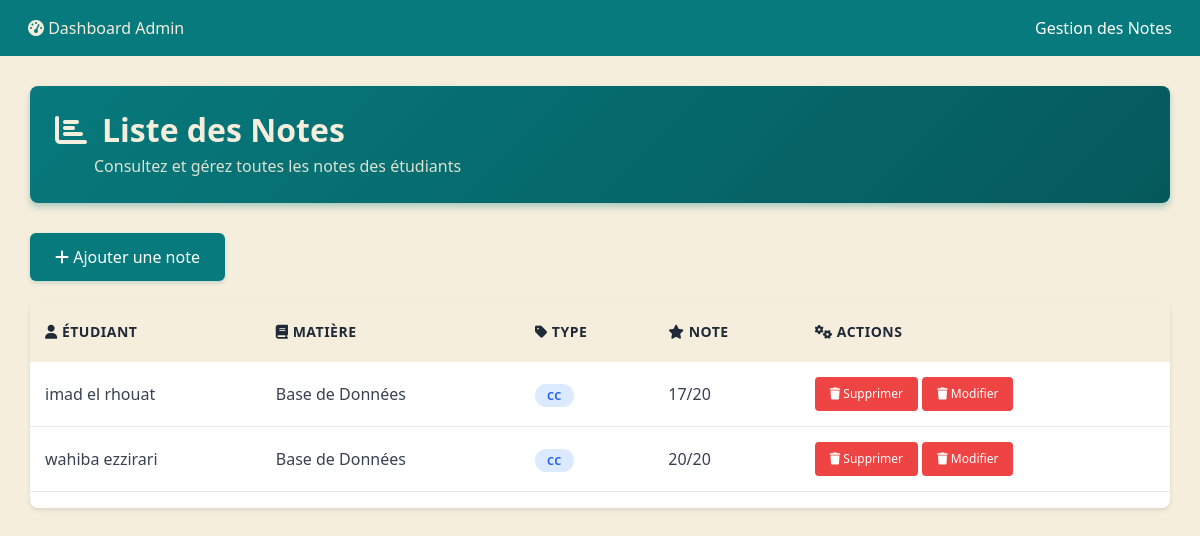
The app's page /admin/viewsAdmin/note/indexNote.php with its own data.
### tables this page shows
CREATE TABLE `notes` (
  `id_note` int(11) NOT NULL,
  `id_etudiant` int(11) NOT NULL,
  `id_matiere` int(11) NOT NULL,
  `type_note` enum('CC','TP','EFM') NOT NULL,
  `valeur` float DEFAULT NULL CHECK (`valeur` >= 0 and `valeur` <= 20)
);

CREATE TABLE `etudiants` (
  `id_etudiant` int(11) NOT NULL,
  `num_etudiant` varchar(20) NOT NULL,
  `email` varchar(100) NOT NULL,
  `nom` varchar(100) NOT NULL,
  `id_filiere` int(11) NOT NULL,
  `photo_profil` varchar(255) DEFAULT NULL,
  `password` varchar(255) NOT NULL
);

CREATE TABLE `matieres` (
  `id_matiere` int(11) NOT NULL,
  `nom_matiere` varchar(100) NOT NULL,
  `coefficient` int(11) DEFAULT 1,
  `id_professeur` int(11) DEFAULT NULL
);

### admin/controllersAdmin/NoteController.php (called while the page is built, shortened)
<?php
require_once(__DIR__ . "/../modelsAdmin/NoteModel.php");
class NoteController {
    private $model;
    public function __construct() {
        $this->model = new NoteModel();
    }
    public function liste() {
        $notes = $this->model->getAllNotes();
        include(__DIR__ . "/../viewsAdmin/note/liste.php");
    }
}

### admin/modelsAdmin/NoteModel.php (called while the page is built, shortened)
<?php
class NoteModel {
    private $pdo;
    public function __construct() {
        $this->pdo = new PDO("mysql:host=localhost;dbname=projet", "root", "");
        $this->pdo->setAttribute(PDO::ATTR_ERRMODE, PDO::ERRMODE_EXCEPTION);
    }
    public function getAllNotes() {
        $stmt = $this->pdo->query("
            SELECT n.id_note, n.id_etudiant, n.id_matiere, n.type_note, n.valeur,
                   e.nom AS nom_etudiant, m.nom_matiere
            FROM notes n
            JOIN etudiants e ON n.id_etudiant = e.id_etudiant
            JOIN matieres m ON n.id_matiere = m.id_matiere
            ORDER BY e.nom, m.nom_matiere
        ");
        return $stmt->fetchAll(PDO::FETCH_ASSOC);
    }
}
?>

### admin/viewsAdmin/note/liste.php (the view, shortened to what this page needs)
<!DOCTYPE html>
<html lang="fr">
<head>
    <link href="https://cdn.jsdelivr.net/npm/bootstrap@5.3.0/dist/css/bootstrap.min.css" rel="stylesheet">
    <link rel="stylesheet" href="https://cdnjs.cloudflare.com/ajax/libs/font-awesome/6.5.0/css/all.min.css">
</head>
<body>
    <nav class="navbar">
        <div class="container-fluid d-flex justify-content-between align-items-center">
            <div class="a">
                <a href="../index_dash.php">
                    <i class="fas fa-tachometer-alt"></i> Dashboard Admin
                </a>
            </div>
            <div class="profile-info">
                <span style="color: white;">Gestion des Notes</span>
            </div>
        </div>
    </nav>
    <div class="main-content">
        <div class="page-header">
            <h2>
                <i class="fas fa-chart-bar"></i>
                Liste des Notes
            </h2>
            <p style="margin: 5px 0 0 39px; opacity: 0.9;">
                Consultez et gérez toutes les notes des étudiants
            </p>
        </div>
        <div class="actions-bar">
            <a href="indexNote.php?action=ajouter_note" class="btn btn-primary">
                <i class="fas fa-plus"></i> Ajouter une note
            </a>
        </div>
        <div class="table-container">
            <table class="table table-hover">
                <thead>
                    <tr>
                        <th><i class="fas fa-user"></i> Étudiant</th>
                        <th><i class="fas fa-book"></i> Matière</th>
                        <th><i class="fas fa-tag"></i> Type</th>
                        <th><i class="fas fa-star"></i> Note</th>
                        <th><i class="fas fa-cogs"></i> Actions</th>
                    </tr>
                </thead>
                <tbody>
                    <?php foreach ($notes as $note): ?>
                    <tr>
                        <td><?= htmlspecialchars($note['nom_etudiant']) ?></td>
                        <td><?= htmlspecialchars($note['nom_matiere']) ?></td>
                        <td>
                            <span class="type-badge type-<?= strtolower($note['type_note']) ?>">
                                <?= htmlspecialchars($note['type_note']) ?>
                            </span>
                        </td>
                        <td><?= htmlspecialchars($note['valeur']) ?>/20</td>
                        <td>
                            <a href="indexNote.php?action=supprimer_note&id=<?= $note['id_note'] ?>"
                               class="btn btn-danger btn-sm"
                               onclick="return confirm('Voulez-vous vraiment supprimer cette note ?');">
                                <i class="fas fa-trash"></i> Supprimer
                            </a>
                             <a href="indexNote.php?action=modifier_note&id=<?= $note['id_note'] ?>"
                               class="btn btn-danger btn-sm"
                               onclick="return confirm('Voulez-vous vraiment Modifier cette note ?');">
                                <i class="fas fa-trash"></i> Modifier
                            </a>
                        </td>
                    </tr>
                    <?php endforeach; ?>
                </tbody>
            </table>
        </div>
    </div>
</body>
</html>

### admin/viewsAdmin/note/liste.php (style rules this page uses)
body { background: #F5EEDD; font-family: 'Segoe UI', sans-serif; }
.navbar { background: #077A7D; padding: 1rem; }
.navbar a { color: white; text-decoration: none; margin-right: 20px; }
.main-content { padding: 30px; min-height: calc(100vh - 76px); }
.page-header { background: linear-gradient(135deg, #077A7D, #05595B); color: #F5EEDD; padding: 25px; border-radius: 8px; margin-bottom: 30px; box-shadow: 0 4px 6px rgba(7, 122, 125, 0.3); }
.page-header h2 { margin: 0; font-weight: 600; display: flex; align-items: center; }
.page-header h2 i { margin-right: 15px; }
.actions-bar { display: flex; justify-content: space-between; align-items: center; margin-bottom: 20px; }
.btn-primary { background: #077A7D; border: none; padding: 12px 25px; border-radius: 6px; font-weight: 500; box-shadow: 0 2px 4px rgba(7, 122, 125, 0.2); transition: all 0.2s; color: white; }
.btn-danger { background: #ef4444; color: white; padding: 8px 15px; border-radius: 4px; font-size: 12px; font-weight: 500; border: none; transition: all 0.2s; }
.table-container { background: white; border-radius: 8px; box-shadow: 0 2px 4px rgba(0,0,0,0.1); overflow: hidden; }
.table thead th { background: #F5EEDD; color: #1f2937; font-weight: 600; border: none; padding: 20px 15px; font-size: 14px; text-transform: uppercase; letter-spacing: 0.5px; }
.table tbody td { padding: 15px; border-color: #e5e7eb; color: #374151; vertical-align: middle; }
.type-badge { padding: 4px 12px; border-radius: 20px; font-size: 11px; font-weight: 600; text-transform: uppercase; letter-spacing: 0.5px; }
.type-cc { background: #dbeafe; color: #2563eb; }
.a a { color: #F5EEDD !important; }

### records on screen
notes: id_etudiant.nom "imad el rhouat", id_matiere.nom_matiere "Base de Données", type_note "CC", valeur "17"
notes: id_etudiant.nom "wahiba ezzirari", id_matiere.nom_matiere "Base de Données", type_note "CC", valeur "20"
